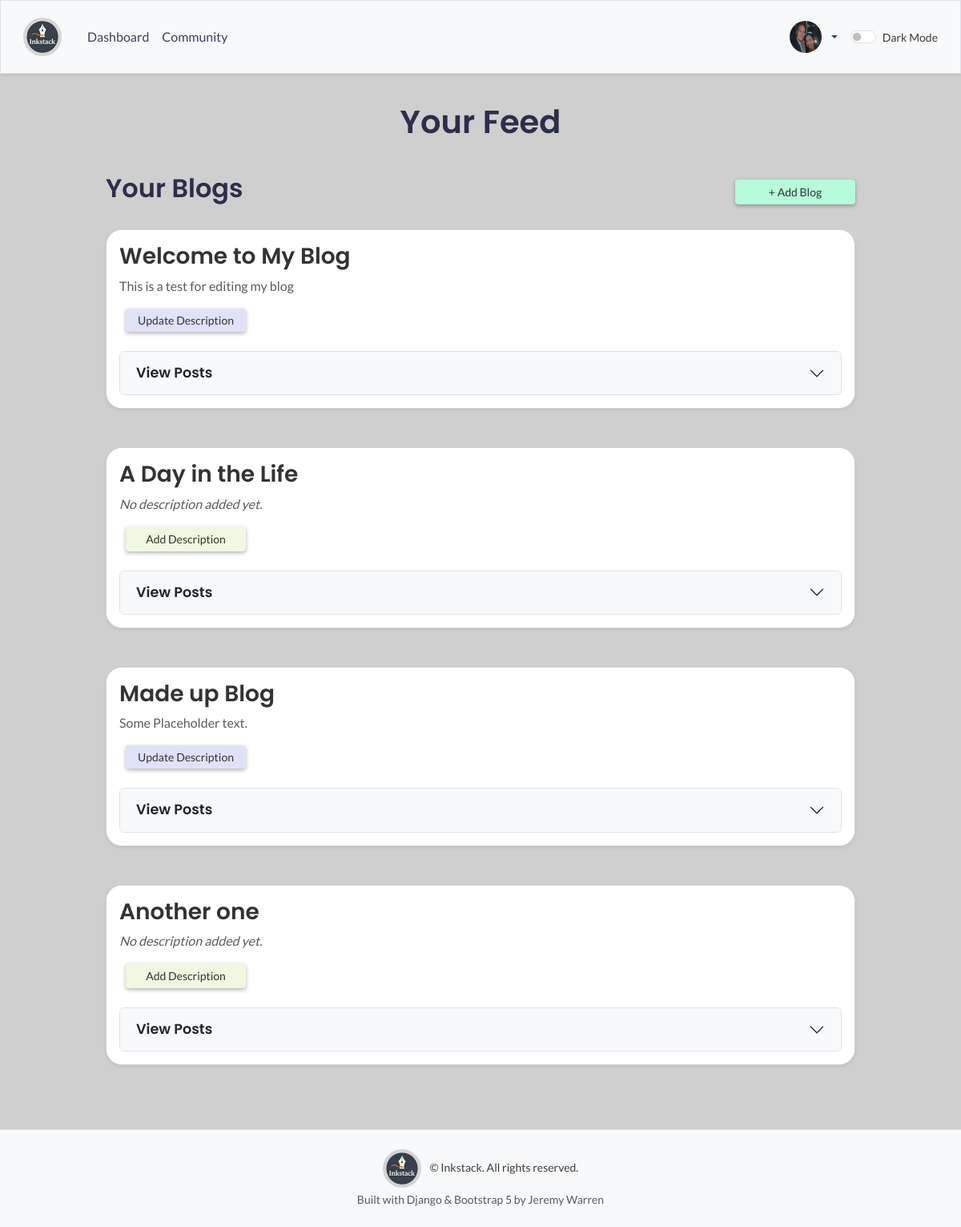
The app's page / (signed in) with its own data.
### accounts/models.py (models this page shows, shortened)
class Profile(models.Model):
    user = models.OneToOneField(User, on_delete=models.CASCADE)
    avatar = models.ImageField(upload_to="avatars/", default=default_avatar_path)
    bio = models.TextField(blank=True, null=True)
    def get_avatar_url(self):
        if self.avatar and hasattr(self.avatar, 'url'):
            return self.avatar.url
        return static("accounts/img/default-avatar.png")

### blogs/models.py (models this page shows, shortened)
class Blog(models.Model):
    owner = models.ForeignKey(User, on_delete=models.CASCADE)
    title = models.CharField(max_length=200)
    description = models.TextField(blank=True)
    created_at = models.DateTimeField(auto_now_add=True)

### blogs/views.py (the view)
# urls.py: path("", views.index, name="index"),
def index(request):
    query = request.GET.get("search", "")
    if request.user.is_authenticated:
        blogs = Blog.objects.filter(owner=request.user)
        posts = Post.objects.filter(blog__owner=request.user)
    else:
        blogs = None
        posts = Post.objects.filter(is_public=True)
    if query:
        posts = posts.filter(Q(title__icontains=query) | Q(content__icontains=query))
    posts = posts.order_by("-created_at")
    paginator = Paginator(posts, 6)
    page_number = request.GET.get("page")
    page_obj = paginator.get_page(page_number)
    all_tags = Tag.objects.all()
    return render(
        request,
        "blogs/index.html",
        {
            "blogs": blogs,
            "page_obj": page_obj,
            "all_tags": all_tags,
            "query": query,
        },
    )

### blogs/templates/blogs/index.html (shortened to what this page needs)
{% extends 'blogs/base.html' %}
{% load django_bootstrap5 %}
{% block page_header %}
<h1 class="text-center" data-aos="zoom-in" data-aos-delay="300">
  Your Feed
</h1>
{% endblock page_header %}
{% block content %}
<div class="container-lg">
  {% if user.is_authenticated %}
  <div class="d-flex justify-content-between align-items-center mb-4">
    <h2>Your Blogs</h2>
    <a href="{% url 'blogs:new_blog' %}" class="btn btn-success btn-sm">+ Add Blog</a>
  </div>
  {% if blogs %}
  {% for blog in blogs %}
  <div class="card shadow-sm mb-5">
    <div class="card-body">
      <h3 class="card-title">
        <a href="{% url 'blogs:blog_detail' blog.id %}" class="text-decoration-none">{{ blog.title }}</a>
      </h3>
      {% if blog.description %}
      <p class="card-text text-muted">{{ blog.description }}</p>
      <a href="{% url 'blogs:edit_blog' blog.id %}" class="btn btn-sm btn-secondary ms-2">
         Update Description
      </a>
      {% else %}
      <p class="text-muted fst-italic">No description added yet.</p>
      <a href="{% url 'blogs:edit_blog' blog.id %}" class="btn btn-sm btn-primary ms-2">
         Add Description
      </a>
      {% endif %}
      <div class="accordion mt-4" id="accordion-{{ blog.id }}">
        <div class="accordion-item">
          <h2 class="accordion-header" id="heading-{{ blog.id }}">
            <button class="accordion-button collapsed" type="button" data-bs-toggle="collapse"
              data-bs-target="#collapse-{{ blog.id }}" aria-expanded="false" aria-controls="collapse-{{ blog.id }}">
              View Posts
            </button>
          </h2>
        </div>
      </div>
    </div>
  </div>
  {% endfor %}
  {% else %}
  <div class="alert alert-warning">You don't have any blogs yet.</div>
  {% endif %}
  {% endif %}
</div>
{% endblock %}

### blogs/templates/blogs/base.html (shortened to what this page needs)
<!DOCTYPE html>
<html lang="en">
  <head>
    {% load static %}
    {% load django_bootstrap5 %}
    {% bootstrap_css %}
    <link rel="stylesheet" href="{% static 'blogs/css/custom.css' %}">
    <link rel="stylesheet" href="{% static 'blogs/css/aos.css' %}">
  </head>
  <body class="d-flex flex-column min-vh-100 pt-5">
    <nav class="navbar navbar-expand-md navbar-light bg-light border fixed-top shadow-sm">
      <div class="container-fluid">
        <a class="navbar-brand d-flex align-items-center" href="{% url 'blogs:index' %}">
          <img src="{% static 'blogs/img/inkstack-logo-light.png' %}" alt="Inkstack Logo" class="logo-img me-2">
        </a>
        <div class="collapse navbar-collapse" id="navbarCollapse">
          <ul class="navbar-nav me-auto mb-2 mb-md-0">
            <li class="nav-item">
              <a class="nav-link" href="{% url 'blogs:index' %}">Dashboard</a>
            </li>
            <li class="nav-item">
              <a class="nav-link" href="{% url 'blogs:community' %}">Community</a>
            </li>
          </ul>
          <ul class="navbar-nav ms-auto mb-2 mb-md-0">
            {% if user.is_authenticated %}
            <li class="nav-item dropdown">
              <a class="nav-link dropdown-toggle d-flex align-items-center" href="#" id="profileDropdown" role="button"
                data-bs-toggle="dropdown" aria-expanded="false">
                <img src="{{ user.profile.get_avatar_url }}" class="rounded-circle me-2" width="40" height="40"
                  alt="Avatar">
              </a>
            </li>
            {% endif %}
            <li class="nav-item d-flex align-items-center ms-2">
              <div class="form-check form-switch mb-0">
                <input class="form-check-input" type="checkbox" id="darkModeToggle">
                <label class="form-check-label small" for="darkModeToggle">Dark Mode</label>
              </div>
            </li>
          </ul>
        </div>
      </div>
    </nav>
    <main class="container flex-grow-1 pt-navbar">
      <div class="pb-2 mb-4">
        {% block page_header %}{% endblock page_header %}
      </div>
      {% block content %}{% endblock content %}
    </main>
    <footer class="bg-light border-top text-center py-4">
      <div class="container">
        <p class="mb-1"><img src="{% static 'blogs/img/inkstack-logo-light.png' %}" alt="Inkstack Logo"
            class="logo-img me-2"> © {{ now|date:"Y" }} Inkstack. All rights reserved.</p>
        <p class="small text-muted">Built with Django & Bootstrap 5 by Jeremy Warren</p>
      </div>
    </footer>
  </body>
</html>

### blogs/static/blogs/css/custom.css (style rules this page uses)
* { box-sizing: border-box; }
body { background-color: #cfcfcf; color: #3d3d3d; font-family: "Lato", sans-serif; transition: background-color 0.3s ease, color 0.3s ease; }
h1, h2, h3, h4, h5, h6, .navbar-brand { font-family: "Poppins", sans-serif; color: #2c2e4a; }
.navbar, footer { background-color: #f9f3d9; }
.navbar { padding: 1rem; box-shadow: 0 13px -19px rgba(0, 0, 0, 0.3); }
.navbar .nav-link { color: #3d405b; }
footer p { margin: 0; font-size: 0.875rem; }
main { margin-bottom: 2rem; margin-top: 80px; }
.container-lg { max-width: 960px; }
.logo-img { border-radius: 50%; height: 48px; width: auto; }
.btn-primary, .btn-info, .btn-danger, .btn-success, .btn-secondary { box-shadow: 0 2px 5px rgba(0, 0, 0, 0.3); }
.btn:not(.btn-link) { height: auto; max-width: 150px; width: 100%; }
.btn-primary { background-color: #f0f8e1; border-color: #f0f8e1; color: #333; }
.btn-success { background-color: #b6fbdb; border-color: #b6fbdb; color: #333; }
.btn-secondary { background-color: #e0e3f8; color: #333; height: auto; max-width: 150px; border: none; box-shadow: 0 2px 5px rgba(0, 0, 0, 0.3); }
.card, .card-body { background-color: #fff; border-radius: 20px; }
a { color: #333; text-decoration: none; }
.text-muted { color: #888; }
.accordion-button { background-color: #f8f9fa; font-size: 1.1rem; }

### records on screen
Blog: title "Welcome to My Blog", description "This is a test for editing my blog"
Blog: title "A Day in the Life", description "No description added yet."
Blog: title "Made up Blog", description "Some Placeholder text."
Blog: title "Another one", description "No description added yet."
